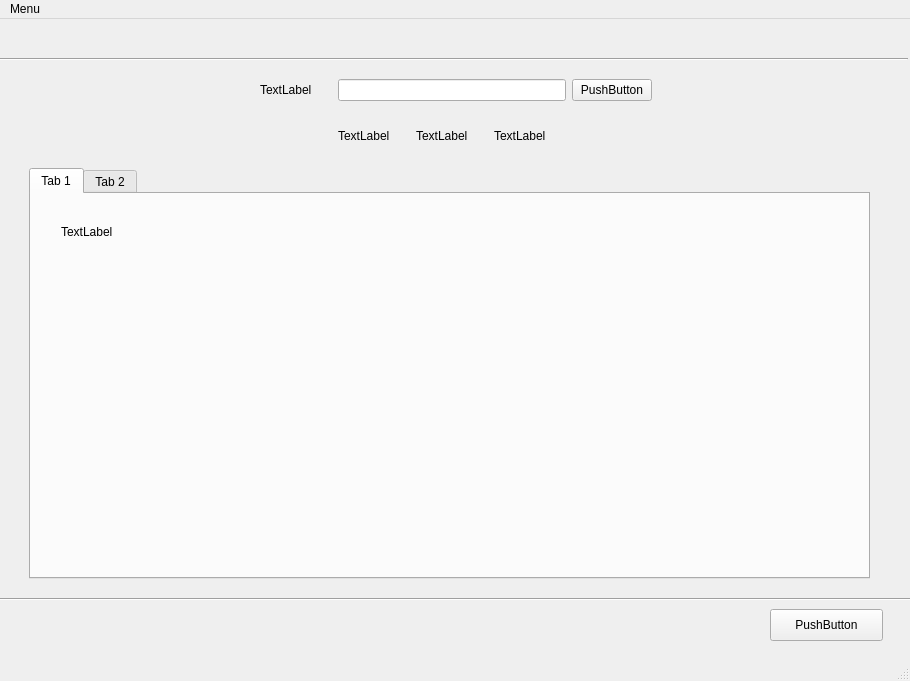
<?xml version="1.0" encoding="UTF-8"?>
<ui version="4.0">
 <class>View</class>
 <widget class="QMainWindow" name="View">
  <property name="geometry">
   <rect>
    <x>0</x>
    <y>0</y>
    <width>910</width>
    <height>681</height>
   </rect>
  </property>
  <property name="windowTitle">
   <string>View</string>
  </property>
  <widget class="QWidget" name="centralwidget">
   <widget class="Line" name="line">
    <property name="geometry">
     <rect>
      <x>-3</x>
      <y>30</y>
      <width>911</width>
      <height>20</height>
     </rect>
    </property>
    <property name="orientation">
     <enum>Qt::Horizontal</enum>
    </property>
   </widget>
   <widget class="QTabWidget" name="tabWidget">
    <property name="geometry">
     <rect>
      <x>29</x>
      <y>149</y>
      <width>841</width>
      <height>411</height>
     </rect>
    </property>
    <property name="currentIndex">
     <number>0</number>
    </property>
    <widget class="QWidget" name="Today">
     <attribute name="title">
      <string>Tab 1</string>
     </attribute>
     <widget class="QLabel" name="label_5">
      <property name="geometry">
       <rect>
        <x>30</x>
        <y>30</y>
        <width>60</width>
        <height>16</height>
       </rect>
      </property>
      <property name="text">
       <string>TextLabel</string>
      </property>
     </widget>
    </widget>
    <widget class="QWidget" name="Week">
     <attribute name="title">
      <string>Tab 2</string>
     </attribute>
    </widget>
   </widget>
   <widget class="Line" name="line_2">
    <property name="geometry">
     <rect>
      <x>0</x>
      <y>570</y>
      <width>911</width>
      <height>20</height>
     </rect>
    </property>
    <property name="orientation">
     <enum>Qt::Horizontal</enum>
    </property>
   </widget>
   <widget class="QPushButton" name="pushButton_2">
    <property name="geometry">
     <rect>
      <x>770</x>
      <y>590</y>
      <width>113</width>
      <height>32</height>
     </rect>
    </property>
    <property name="text">
     <string>PushButton</string>
    </property>
   </widget>
   <widget class="QWidget" name="">
    <property name="geometry">
     <rect>
      <x>260</x>
      <y>60</y>
      <width>392</width>
      <height>86</height>
     </rect>
    </property>
    <layout class="QGridLayout" name="gridLayout">
     <item row="0" column="1" colspan="3">
      <widget class="QLineEdit" name="lineEdit"/>
     </item>
     <item row="1" column="3">
      <widget class="QLabel" name="label_2">
       <property name="text">
        <string>TextLabel</string>
       </property>
      </widget>
     </item>
     <item row="0" column="0">
      <widget class="QLabel" name="label">
       <property name="text">
        <string>TextLabel</string>
       </property>
      </widget>
     </item>
     <item row="1" column="2">
      <widget class="QLabel" name="label_4">
       <property name="text">
        <string>TextLabel</string>
       </property>
      </widget>
     </item>
     <item row="0" column="4">
      <widget class="QPushButton" name="pushButton">
       <property name="text">
        <string>PushButton</string>
       </property>
      </widget>
     </item>
     <item row="1" column="1">
      <widget class="QLabel" name="label_3">
       <property name="text">
        <string>TextLabel</string>
       </property>
      </widget>
     </item>
    </layout>
   </widget>
  </widget>
  <widget class="QMenuBar" name="menubar">
   <property name="geometry">
    <rect>
     <x>0</x>
     <y>0</y>
     <width>910</width>
     <height>22</height>
    </rect>
   </property>
   <widget class="QMenu" name="menuMenu">
    <property name="title">
     <string>Menu</string>
    </property>
    <addaction name="actionSave_Data"/>
    <addaction name="separator"/>
    <addaction name="actionQuit"/>
   </widget>
   <addaction name="menuMenu"/>
  </widget>
  <widget class="QStatusBar" name="statusbar"/>
  <action name="actionSave_Data">
   <property name="text">
    <string>Save Data</string>
   </property>
  </action>
  <action name="actionQuit">
   <property name="text">
    <string>Quit</string>
   </property>
  </action>
 </widget>
 <resources/>
 <connections/>
</ui>
